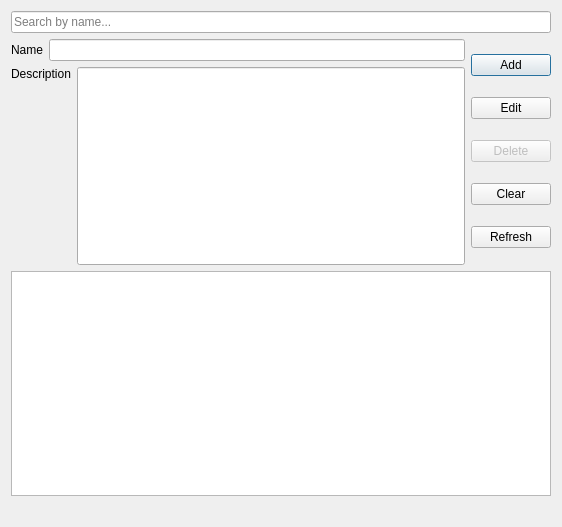
<?xml version="1.0" encoding="UTF-8"?>
<ui version="4.0">
 <class>Programmes</class>
 <widget class="QDialog" name="Programmes">
  <property name="geometry">
   <rect>
    <x>0</x>
    <y>0</y>
    <width>562</width>
    <height>527</height>
   </rect>
  </property>
  <property name="windowTitle">
   <string>Programmes</string>
  </property>
  <layout class="QVBoxLayout" name="verticalLayout_3">
   <item>
    <widget class="QLineEdit" name="ledSearch">
     <property name="placeholderText">
      <string>Search by name...</string>
     </property>
     <property name="clearButtonEnabled">
      <bool>true</bool>
     </property>
    </widget>
   </item>
   <item>
    <layout class="QHBoxLayout" name="horizontalLayout_4">
     <item>
      <layout class="QVBoxLayout" name="verticalLayout_2">
       <item>
        <layout class="QHBoxLayout" name="horizontalLayout">
         <item>
          <widget class="QLabel" name="label">
           <property name="text">
            <string>Name</string>
           </property>
          </widget>
         </item>
         <item>
          <widget class="QLineEdit" name="ledName"/>
         </item>
        </layout>
       </item>
       <item>
        <layout class="QHBoxLayout" name="horizontalLayout_2">
         <property name="sizeConstraint">
          <enum>QLayout::SetDefaultConstraint</enum>
         </property>
         <item>
          <widget class="QLabel" name="label_2">
           <property name="text">
            <string>Description</string>
           </property>
           <property name="alignment">
            <set>Qt::AlignLeading|Qt::AlignLeft|Qt::AlignTop</set>
           </property>
          </widget>
         </item>
         <item>
          <widget class="QLineEdit" name="ledDesc">
           <property name="sizePolicy">
            <sizepolicy hsizetype="Expanding" vsizetype="MinimumExpanding">
             <horstretch>0</horstretch>
             <verstretch>0</verstretch>
            </sizepolicy>
           </property>
           <property name="alignment">
            <set>Qt::AlignLeading|Qt::AlignLeft|Qt::AlignTop</set>
           </property>
          </widget>
         </item>
        </layout>
       </item>
      </layout>
     </item>
     <item>
      <layout class="QVBoxLayout" name="verticalLayout">
       <item>
        <widget class="QPushButton" name="btnAdd">
         <property name="text">
          <string>Add</string>
         </property>
        </widget>
       </item>
       <item>
        <widget class="QPushButton" name="btnEdit">
         <property name="text">
          <string>Edit</string>
         </property>
        </widget>
       </item>
       <item>
        <widget class="QPushButton" name="btnDelete">
         <property name="enabled">
          <bool>false</bool>
         </property>
         <property name="text">
          <string>Delete</string>
         </property>
        </widget>
       </item>
       <item>
        <widget class="QPushButton" name="btnClear">
         <property name="text">
          <string>Clear</string>
         </property>
        </widget>
       </item>
       <item>
        <widget class="QPushButton" name="btnRefresh">
         <property name="text">
          <string>Refresh</string>
         </property>
        </widget>
       </item>
      </layout>
     </item>
    </layout>
   </item>
   <item>
    <widget class="QTableView" name="tblProgrammes">
     <property name="editTriggers">
      <set>QAbstractItemView::NoEditTriggers</set>
     </property>
     <property name="selectionMode">
      <enum>QAbstractItemView::SingleSelection</enum>
     </property>
     <property name="selectionBehavior">
      <enum>QAbstractItemView::SelectRows</enum>
     </property>
     <property name="sortingEnabled">
      <bool>true</bool>
     </property>
     <attribute name="verticalHeaderVisible">
      <bool>false</bool>
     </attribute>
     <attribute name="verticalHeaderHighlightSections">
      <bool>false</bool>
     </attribute>
    </widget>
   </item>
   <item>
    <widget class="QLabel" name="lblStatus">
     <property name="text">
      <string/>
     </property>
    </widget>
   </item>
  </layout>
 </widget>
 <resources/>
 <connections/>
</ui>
